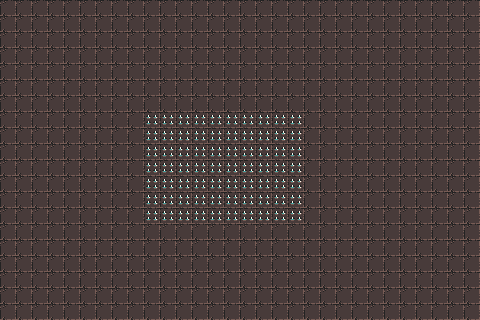

This is a level from a 2D game, rendered from its Tiled map with the project's own tilesets. A one-line summary and the complete map file follow:
An orthogonal 30x20 tile map with 16x16 px tiles, 2 tile layers (Tile Layer 1, Tile Layer 1).

<map version="1.10" tiledversion="1.11.2" orientation="orthogonal" renderorder="right-down" width="30" height="20" tilewidth="16" tileheight="16" infinite="0" nextlayerid="3" nextobjectid="1">
 <tileset firstgid="1" source="DUNGEON_ASET.tsx" />
 <layer id="1" name="Tile Layer 1" width="30" height="20">
  <data encoding="csv">
0,0,0,0,0,0,0,0,0,0,0,0,0,0,0,0,0,0,0,0,0,0,0,0,0,0,0,0,0,0,
0,0,0,0,0,0,0,0,0,0,0,0,0,0,0,0,0,0,0,0,0,0,0,0,0,0,0,0,0,0,
0,0,0,0,0,0,0,0,0,0,0,0,0,0,0,0,0,0,0,0,0,0,0,0,0,0,0,0,0,0,
0,0,0,0,0,0,0,0,0,0,0,0,0,0,0,0,0,0,0,0,0,0,0,0,0,0,0,0,0,0,
0,0,0,0,0,0,0,0,0,0,0,0,0,0,0,0,0,0,0,0,0,0,0,0,0,0,0,0,0,0,
0,0,0,0,0,0,0,0,0,0,0,0,0,0,0,0,0,0,0,0,0,0,0,0,0,0,0,0,0,0,
0,0,0,0,0,0,0,0,0,0,0,0,0,0,0,0,0,0,0,0,0,0,0,0,0,0,0,0,0,0,
0,0,0,0,0,0,0,0,0,0,0,0,0,0,0,0,0,0,0,0,0,0,0,0,0,0,0,0,0,0,
0,0,0,0,0,0,0,0,0,0,0,0,0,0,0,0,0,0,0,0,0,0,0,0,0,0,0,0,0,0,
0,0,0,0,0,0,0,0,0,0,0,0,0,0,0,0,0,0,0,0,0,0,0,0,0,0,0,0,0,0,
0,0,0,0,0,0,0,0,0,0,0,0,0,0,0,0,0,0,0,0,0,0,0,0,0,0,0,0,0,0,
0,0,0,0,0,0,0,0,0,0,0,0,0,0,0,0,0,0,0,0,0,0,0,0,0,0,0,0,0,0,
0,0,0,0,0,0,0,0,0,0,0,0,0,0,0,0,0,0,0,0,0,0,0,0,0,0,0,0,0,0,
0,0,0,0,0,0,0,0,0,0,0,0,0,0,0,0,0,0,0,0,0,0,0,0,0,0,0,0,0,0,
0,0,0,0,0,0,0,0,0,0,0,0,0,0,0,0,0,0,0,0,0,0,0,0,0,0,0,0,0,0,
0,0,0,0,0,0,0,0,0,0,0,0,0,0,0,0,0,0,0,0,0,0,0,0,0,0,0,0,0,0,
0,0,0,0,0,0,0,0,0,0,0,0,0,0,0,0,0,0,0,0,0,0,0,0,0,0,0,0,0,0,
0,0,0,0,0,0,0,0,0,0,0,0,0,0,0,0,0,0,0,0,0,0,0,0,0,0,0,0,0,0,
0,0,0,0,0,0,0,0,0,0,0,0,0,0,0,0,0,0,0,0,0,0,0,0,0,0,0,0,0,0,
0,0,0,0,0,0,0,0,0,0,0,0,0,0,0,0,0,0,0,0,0,0,0,0,0,0,0,0,0,0
</data>
 </layer>
 <layer id="2" name="Tile Layer 1" width="30" height="20">
  <data encoding="csv">
9,9,9,9,9,9,9,9,9,9,9,9,9,9,9,9,9,9,9,9,9,9,9,9,9,9,9,9,9,9,
9,9,9,9,9,9,9,9,9,9,9,9,9,9,9,9,9,9,9,9,9,9,9,9,9,9,9,9,9,9,
9,9,9,9,9,9,9,9,9,9,9,9,9,9,9,9,9,9,9,9,9,9,9,9,9,9,9,9,9,9,
9,9,9,9,9,9,9,9,9,9,9,9,9,9,9,9,9,9,9,9,9,9,9,9,9,9,9,9,9,9,
9,9,9,9,9,9,9,9,9,9,9,9,9,9,9,9,9,9,9,9,9,9,9,9,9,9,9,9,9,9,
9,9,9,9,9,9,9,9,9,9,9,9,9,9,9,9,9,9,9,9,9,9,9,9,9,9,9,9,9,9,
9,9,9,9,9,9,9,9,9,9,9,9,9,9,9,9,9,9,9,9,9,9,9,9,9,9,9,9,9,9,
9,9,9,9,9,9,9,9,9,24,24,24,24,24,24,24,24,24,24,9,9,9,9,9,9,9,9,9,9,9,
9,9,9,9,9,9,9,9,9,24,24,24,24,24,24,24,24,24,24,9,9,9,9,9,9,9,9,9,9,9,
9,9,9,9,9,9,9,9,9,24,24,24,24,24,24,24,24,24,24,9,9,9,9,9,9,9,9,9,9,9,
9,9,9,9,9,9,9,9,9,24,24,24,24,24,24,24,24,24,24,9,9,9,9,9,9,9,9,9,9,9,
9,9,9,9,9,9,9,9,9,24,24,24,24,24,24,24,24,24,24,9,9,9,9,9,9,9,9,9,9,9,
9,9,9,9,9,9,9,9,9,24,24,24,24,24,24,24,24,24,24,9,9,9,9,9,9,9,9,9,9,9,
9,9,9,9,9,9,9,9,9,24,24,24,24,24,24,24,24,24,24,9,9,9,9,9,9,9,9,9,9,9,
9,9,9,9,9,9,9,9,9,9,9,9,9,9,9,9,9,9,9,9,9,9,9,9,9,9,9,9,9,9,
9,9,9,9,9,9,9,9,9,9,9,9,9,9,9,9,9,9,9,9,9,9,9,9,9,9,9,9,9,9,
9,9,9,9,9,9,9,9,9,9,9,9,9,9,9,9,9,9,9,9,9,9,9,9,9,9,9,9,9,9,
9,9,9,9,9,9,9,9,9,9,9,9,9,9,9,9,9,9,9,9,9,9,9,9,9,9,9,9,9,9,
9,9,9,9,9,9,9,9,9,9,9,9,9,9,9,9,9,9,9,9,9,9,9,9,9,9,9,9,9,9,
9,9,9,9,9,9,9,9,9,9,9,9,9,9,9,9,9,9,9,9,9,9,9,9,9,9,9,9,9,9
</data>
 </layer>
</map>
